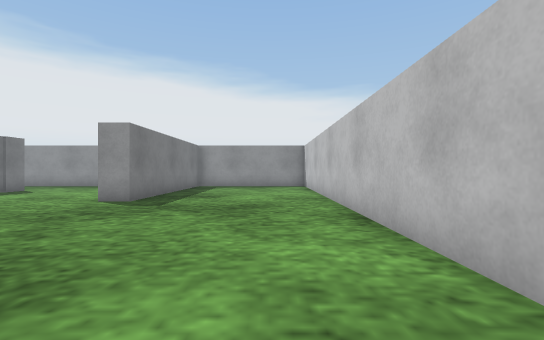
View 1 (above)

14 first-person views from a walk through a world built for the Webots simulator. The camera is 0.04 m above the floor, looks level and sees 85° across. The floor is counted in squares, 0.05 m on a side. Each view is taken from the middle of a square. On the plan, view 1 faces up. The plan holds only what a view shows up to about 10 squares ahead; the rest is blank. Robots are left out. Simple shapes and patterns stand in for the simulator's stock objects.

View 2
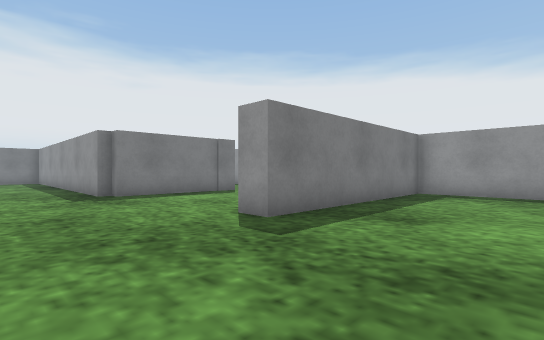

View 3
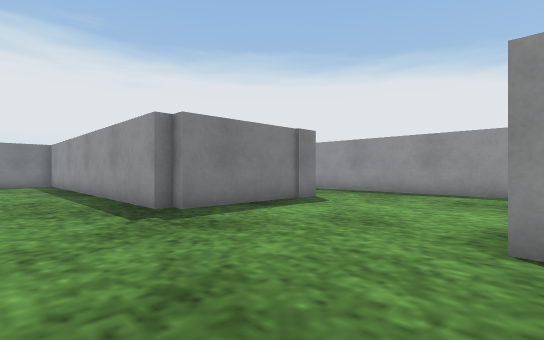

View 4
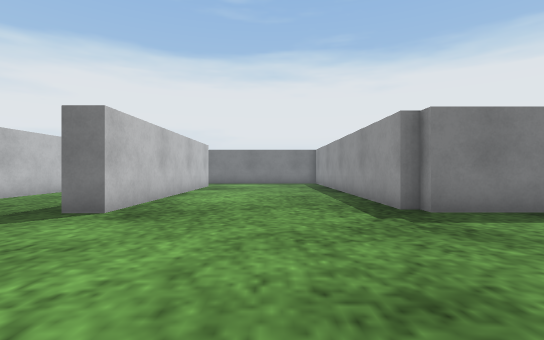

View 5
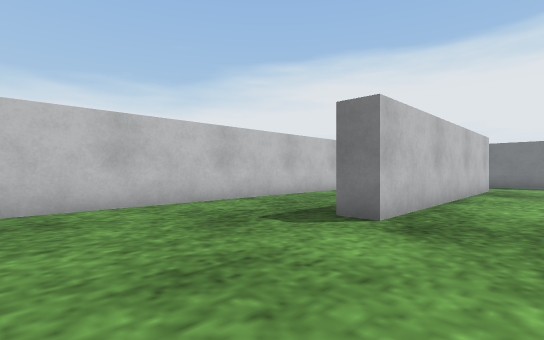

View 6
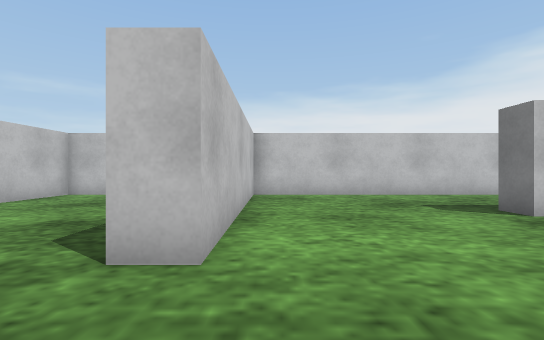

View 7
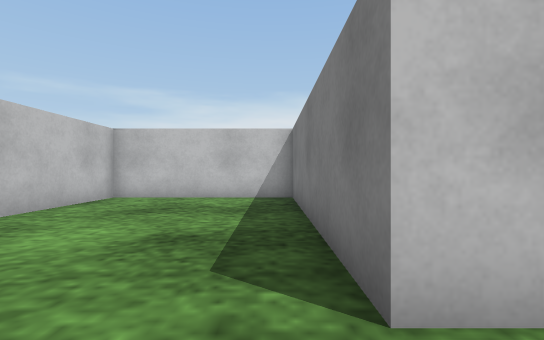

View 8
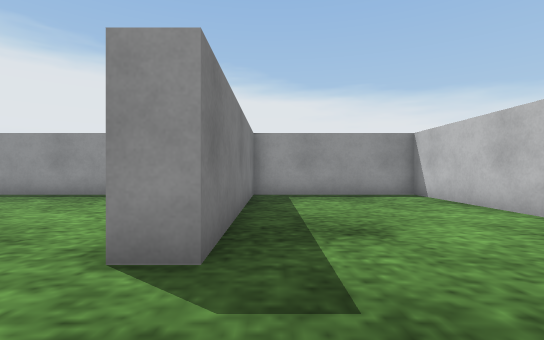

View 9
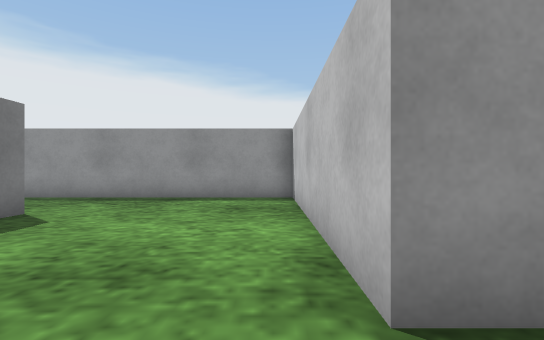

View 10
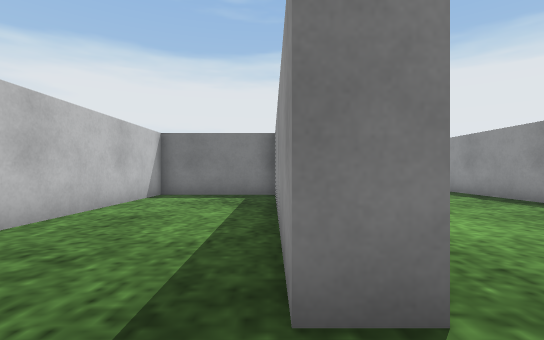

View 11
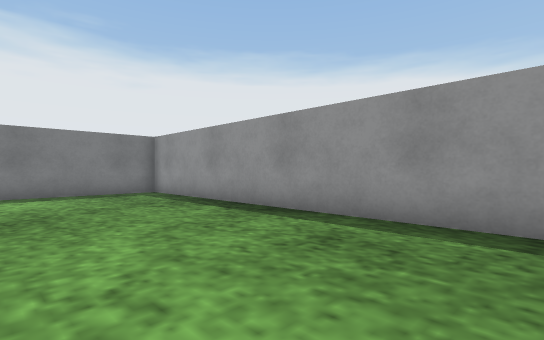

View 12
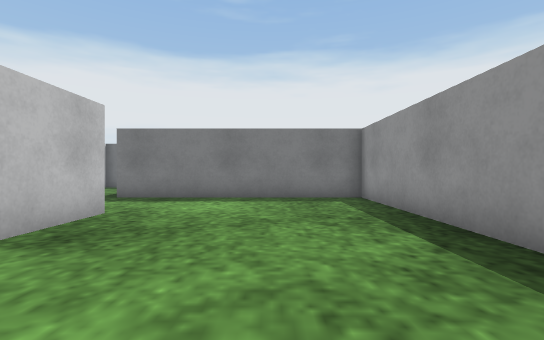

View 13
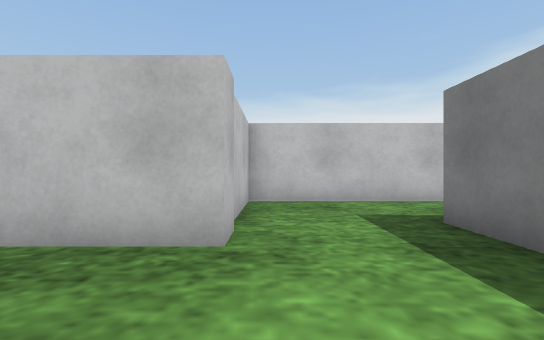

View 14
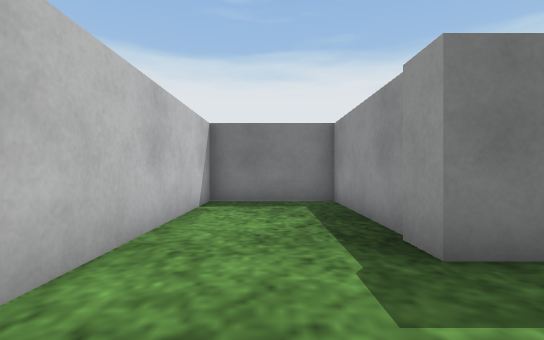

### Floor plan
Points are (right, up) in squares from view 1. A wall is a line through its corners. A room is listed if a view was taken in it or the views show most of it. See-through windows are left out.
Room 1 (views 1, 2, 3, 4, 5, 6, 7, 8, 9, 10, 11, 12, 13, 14)
walls: (-9.5, 11.5) (-9.5, 7) (-10, 7) (-10, 6.6) (-21.6, 6.6) (-21.6, -0.5) (-26.6, -0.5) (-26.6, -3.6) (-18.4, -3.6); (-17.6, 0.1) (-17.6, -3.6) (-4.4, -3.6) (-4.4, 3.5) (-3.6, 3.5) (-3.6, -3.6) (1.6, -3.6) (1.6, 0); (-18.5, 0.1) (-18.5, 0.9) (-9.5, 0.9) (-9.5, 0.1) (-15.1, 0.1); (-18.5, -1.1) (-18.5, -0.6); (1.6, 1.8) (1.6, 14.6) (-3.6, 14.6) (-3.6, 7.5) (-4.4, 7.5) (-4.4, 14.6) (-12.2, 14.6)

Positions as (right, up) in squares from view 1, and headings:
1: (0, 0), facing up
2: (0, 4), facing up-left
3: (-4, 4), facing up-left
4: (-4, 4), facing left
5: (-5, 3), facing down-left
6: (-5, 6), facing down
7: (-3, 5), facing down
8: (-3, 5), facing up
9: (-5, 6), facing up
10: (-8, 0), facing left
11: (-11, 2), facing up-left
12: (-13, 4), facing left
13: (-19, 4), facing down
14: (-19, -2), facing left
